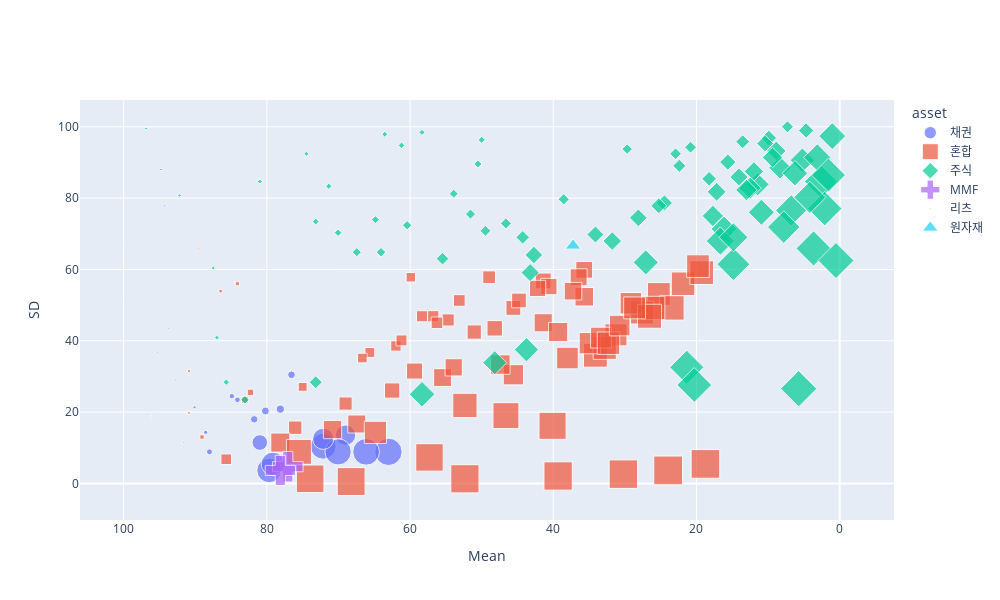

The notebook cell this image was saved under:
### Code cell
import plotly.graph_objects as go

category = 'asset'
scale_marker_size = 0.15

# Custom color map
color_map = ['#636EFA', '#EF553B', '#00CC96', '#AB63FA', '#FFA15A', '#19D3F3', '#FF6692', '#B6E880', '#FF97FF', '#FECB52']

# Get unique categories for color & symbol mapping
unique_categories = df[category].unique()
symbol_map = {cat: i for i, cat in enumerate(unique_categories)}

# Create traces for each category
traces = []
for i, cat in enumerate(unique_categories):
    df_filtered = df[df[category] == cat]
    
    trace = go.Scatter(
        x=df_filtered['mean'],
        y=df_filtered['sd'],
        customdata=df_filtered[['name', 'hdi_3%', 'hdi_97%']].values,
        mode='markers',
        marker=dict(
            #size=df_filtered['sharpe'].clip(upper=30),  # Set a max size for markers
            size=df_filtered['sharpe'] * scale_marker_size,
            color=color_map[i % len(color_map)],  # Assign a unique color per category
            symbol=symbol_map[cat]  # Assign a unique symbol per category
        ),
        name=cat,  # Legend entry
        hovertemplate=(
            "%{customdata[0]}<br>" +
            "수익률 순위(%): 평균 %{x:.0f}, 편차 %{y:.0f}<br>"
            "수익률 구간: %{customdata[1]} ~ %{customdata[2]}<extra></extra>"
        )
    )
    
    traces.append(trace)

# Define layout with reversed x-axis and set figure size
layout = go.Layout(
    xaxis=dict(title='Mean', autorange='reversed'),  # Reverse x-axis
    yaxis=dict(title='SD'),
    hovermode='closest',
    legend=dict(title=category),
    width=1000,  # Set figure width
    height=600  # Set figure height
)

# Create and show figure
fig = go.Figure(data=traces, layout=layout)
fig.show()

### Figure 1 — Plotly figure (JSON) as saved in the notebook; plotly's stock layout.template omitted (floating-point values rounded to 4 significant figures; data arrays with more than 128 entries replaced by an {"elided": "..."} marker saying what was removed)
{"data": [{"customdata": [["한국투자크레딧포커스ESG증권자투자신탁 1(채권)(C-e)", 0.029, 0.131], ["AB글로벌고수익증권투자신탁(채권-재간접형)종류형Ce", -0.107, 0.214], ["AB글로벌고수익증권투자신탁(채권-재간접형)종류형Ce-P", -0.107, 0.158], ["한국투자크레딧포커스ESG증권자투자신탁 1(채권)(C-Pe)", -0.019, 0.141], ["삼성클래식연금증권전환형투자신탁 1[채권]Ce", -0.041, 0.059], ["우리하이플러스채권증권자투자신탁 1(채권)ClassC-P1e", 0.004, 0.11], ["키움더드림단기채증권투자신탁[채권]C-Pe", 0.023, 0.125], ["교보악사Tomorrow장기우량증권투자신탁K-1(채권)ClassC-P2e", -0.077, 0.135], ["유진챔피언단기채증권자투자신탁(채권)ClassC-Pe", 0.011, 0.112], ["유진챔피언중단기채증권자투자신탁(채권)ClassC-Pe", -0.009, 0.133], ["우리PIMCO글로벌투자등급자투자신탁[채권_재간접형](H)ClassPe2", -0.267, 0.176], ["이스트스프링개인신종MMF 1[국공채]클래스C-P2(연금저축)E", -0.005, 0.072], ["NH-Amundi국채10년인덱스증권자투자신탁[채권]Class C-P1e(연금저축)", -0.182, 0.134], ["피델리티미달러채권증권자투자신탁H(채권-재간접형)종류PRS-e", -0.187, -0.103], ["한국밸류10년투자연금증권전환형자투자신탁 1(채권)종류C-E", -0.022, 0.084], ["미래에셋개인전용MMF 1(국공채)종류C-Pe", -0.004, 0.076], ["미래에셋라이프사이클7090연금증권전환형자투자신탁 1(채권)종류C-e", -0.118, 0.123], ["한국투자골드플랜연금증권전환형투자신탁 1(국공채)(C-e)", -0.079, 0.094], ["하나인Best연금증권자투자신탁 1[채권]", -0.081, 0.158], ["하나인Best연금증권투자신탁 1[국공채]", -0.086, 0.148], ["피델리티연금아시아하이일드증권전환형자투자신탁(채권-재간접형)종류C-e", -0.496, 0.385], ["미래에셋글로벌다이나믹연금증권전환형자투자신탁 1(채권)종류C-e", -0.11, 0.152]], "hovertemplate": "%{customdata[0]}<br>수익률 순위(%): 평균 %{x:.0f}, 편차 %{y:.0f}<br>수익률 구간: %{customdata[1]} ~ %{customdata[2]}<extra></extra>", "marker": {"color": "#636EFA", "size": [27.3, 7.65, 5.4, 20.4, 6, 25.8, 26.7, 7.5, 26.25, 21.15, 1.65, 24.6, 1.95, 0.15, 15.6, 23.4, 3.15, 4.2, 8.25, 7.95, 2.1, 5.7], "symbol": 0}, "mode": "markers", "name": "채권", "type": "scatter", "x": [63.02, 76.56, 84.9, 69.01, 88.02, 72.14, 66.15, 81.77, 70.05, 72.14, 93.75, 79.69, 92.71, 97.92, 80.99, 79.17, 90.1, 88.54, 78.12, 80.21, 94.27, 84.11], "y": [8.854, 30.47, 24.48, 13.54, 8.854, 10.42, 8.854, 17.97, 8.854, 12.5, 43.49, 3.646, 29.17, 6.25, 11.46, 5.469, 21.35, 14.32, 20.83, 20.31, 77.86, 23.44]}, {"customdata": {"elided": "78x3 mixed values"}, "hovertemplate": "%{customdata[0]}<br>수익률 순위(%): 평균 %{x:.0f}, 편차 %{y:.0f}<br>수익률 구간: %{customdata[1]} ~ %{customdata[2]}<extra></extra>", "marker": {"color": "#EF553B", "size": [15.3, 22.8, 23.85, 20.25, 23.55, 21.6, 11.7, 22.95, 10.35, 19.5, 17.85, 22.05, 16.8, 15.9, 12.75, 14.85, 12.15, 14.7, 23.1, 21.3, 17.25, 20.85, 16.95, 23.7, 10.95, 22.65, 22.5, 24.45, 16.05, 18.15, 14.25, 23.25, 20.55, 19.2, 21.45, 16.35, 16.2, 18.45, 17.55, 4.05, 8.85, 25.95, 4.35, 0.9, 13.2, 27.45, 28.2, 28.5, 28.8, 28.65, 28.35, 27.9, 2.55, 13.35, 11.25, 9.45, 2.85, 18.3, 19.05, 9.9, 24, 21.9, 18, 24.9, 3.45, 1.8, 24.3, 10.65, 11.1, 9.6, 6.45, 27.6, 0.75, 27.07, 22.2, 15.45, 6.675, 11.55], "symbol": 1}, "mode": "markers", "name": "혼합", "type": "scatter", "x": [62.5, 25.26, 34.11, 45.57, 21.88, 38.02, 53.12, 27.6, 61.98, 47.4, 55.47, 31.25, 35.68, 41.41, 48.96, 45.57, 54.69, 44.79, 32.81, 34.9, 53.91, 33.33, 36.46, 19.27, 61.2, 19.79, 32.29, 23.44, 59.38, 41.41, 51.04, 26.04, 30.73, 39.32, 29.17, 40.62, 42.19, 35.68, 37.24, 84.11, 75, 46.61, 89.06, 96.09, 69.01, 57.29, 52.34, 30.21, 23.96, 18.75, 39.32, 68.23, 90.89, 76.04, 56.77, 59.9, 90.89, 70.83, 78.12, 65.62, 26.56, 28.65, 67.45, 75.52, 86.46, 91.67, 52.34, 85.68, 58.33, 66.67, 82.29, 73.96, 96.09, 40.1, 64.84, 48.18, 83.07, 56.25], "y": [26.04, 53.12, 35.94, 30.47, 55.99, 35.16, 51.3, 47.92, 38.54, 33.33, 29.69, 41.67, 59.9, 56.77, 57.81, 49.22, 45.83, 51.3, 38.02, 39.32, 32.55, 40.89, 57.81, 59.11, 40.1, 60.94, 39.32, 49.22, 31.51, 45.05, 42.45, 49.22, 44.27, 42.45, 50.52, 55.21, 54.69, 52.34, 53.91, 55.99, 27.08, 19.01, 13.02, 19.01, 22.4, 7.292, 1.302, 2.604, 3.646, 5.469, 2.083, 0.5208, 19.79, 15.62, 46.88, 57.81, 31.51, 15.1, 11.46, 36.72, 46.88, 49.22, 16.67, 8.854, 53.91, 11.46, 21.88, 6.771, 46.88, 35.16, 25.52, 1.302, 17.97, 16.15, 14.32, 43.49, 23.44, 45.05]}, {"customdata": {"elided": "87x3 mixed values"}, "hovertemplate": "%{customdata[0]}<br>수익률 순위(%): 평균 %{x:.0f}, 편차 %{y:.0f}<br>수익률 구간: %{customdata[1]} ~ %{customdata[2]}<extra></extra>", "marker": {"color": "#00CC96", "size": [9.75, 12.45, 16.5, 7.2, 10.2, 12, 24.15, 14.55, 26.4, 19.95, 11.85, 13.5, 18.75, 28.05, 18.6, 18.9, 4.65, 10.8, 2.25, 7.8, 8.55, 17.4, 25.65, 6.675, 6.15, 17.7, 20.1, 26.55, 12.9, 14.1, 7.35, 12.3, 12.6, 8.4, 8.1, 7.05, 21, 2.4, 3.75, 0.45, 19.8, 5.1, 3.6, 15, 19.35, 26.1, 24.75, 5.25, 1.05, 6.9, 25.35, 20.7, 10.5, 9.15, 0.6, 6.3, 15.15, 1.5, 1.35, 4.5, 17.1, 11.4, 27.07, 27.75, 10.05, 4.95, 15.75, 9.3, 19.65, 3.3, 5.85, 1.2, 14.4, 4.8, 5.55, 2.7, 13.05, 13.95, 16.65, 21.75, 22.35, 3.9, 26.85, 13.65, 9, 8.7, 25.05], "symbol": 2}, "mode": "markers", "name": "주식", "type": "scatter", "x": [55.47, 24.48, 17.71, 60.42, 22.4, 9.896, 6.771, 17.19, 21.35, 16.15, 4.688, 42.71, 43.75, 5.729, 48.18, 5.208, 58.33, 13.54, 94.79, 51.56, 46.61, 8.333, 2.604, 83.07, 64.84, 11.46, 10.94, 2.083, 10.42, 14.06, 64.06, 25.26, 15.62, 49.48, 29.69, 67.45, 3.125, 96.88, 80.99, 100, 58.33, 61.2, 86.98, 11.98, 27.08, 1.562, 4.167, 73.18, 98.96, 53.91, 14.84, 1.042, 44.27, 20.83, 99.48, 50.52, 8.854, 93.23, 95.31, 63.54, 12.5, 18.23, 3.646, 0.5208, 73.18, 85.68, 9.375, 7.292, 6.25, 87.5, 70.05, 97.4, 31.77, 71.35, 50, 92.19, 34.11, 43.23, 13.02, 16.67, 14.84, 74.48, 20.31, 28.12, 22.92, 38.54, 7.812], "y": [63.02, 78.65, 75, 72.4, 89.06, 96.88, 76.56, 81.77, 32.55, 71.35, 98.96, 64.06, 37.5, 26.56, 33.85, 90.62, 98.44, 95.83, 88.02, 75.52, 72.92, 88.54, 84.64, 23.44, 73.96, 83.85, 76.04, 77.08, 95.31, 85.94, 64.84, 77.86, 90.1, 70.83, 93.75, 64.84, 91.41, 99.48, 84.64, 67.19, 25, 94.79, 40.89, 87.5, 61.98, 86.46, 80.21, 73.44, 79.17, 81.25, 61.46, 97.4, 69.01, 94.27, 52.34, 89.58, 93.23, 34.38, 36.72, 97.92, 82.81, 85.42, 65.89, 62.5, 28.39, 28.39, 91.41, 100, 86.98, 60.42, 70.31, 63.54, 67.97, 83.33, 96.35, 80.73, 69.79, 59.11, 82.29, 67.97, 69.01, 92.45, 27.6, 74.48, 92.45, 79.69, 71.88]}, {"customdata": [["하나신종MMF(S-26)ClassC-PE", 0.002, 0.082], ["하나클래스원신종MMF(S-36)ClassC-PE", 0.001, 0.075]], "hovertemplate": "%{customdata[0]}<br>수익률 순위(%): 평균 %{x:.0f}, 편차 %{y:.0f}<br>수익률 구간: %{customdata[1]} ~ %{customdata[2]}<extra></extra>", "marker": {"color": "#AB63FA", "size": [25.5, 25.2], "symbol": 3}, "mode": "markers", "name": "MMF", "type": "scatter", "x": [77.08, 78.12], "y": [4.688, 3.646]}, {"customdata": [["하나글로벌리츠부동산자투자신탁[재간접형]ClassC-PE", -0.319, 0.288], ["하나글로벌리츠온리원부동산자투자신탁[재간접형]ClassC-PE", -0.281, -0.079]], "hovertemplate": "%{customdata[0]}<br>수익률 순위(%): 평균 %{x:.0f}, 편차 %{y:.0f}<br>수익률 구간: %{customdata[1]} ~ %{customdata[2]}<extra></extra>", "marker": {"color": "#FFA15A", "size": [3, 0.3], "symbol": 4}, "mode": "markers", "name": "리츠", "type": "scatter", "x": [89.58, 98.44], "y": [65.89, 17.19]}, {"customdata": [["이스트스프링골드리치특별자산투자신탁[금-파생형]클래스C-P2(연금저축)E", -0.14, 0.448]], "hovertemplate": "%{customdata[0]}<br>수익률 순위(%): 평균 %{x:.0f}, 편차 %{y:.0f}<br>수익률 구간: %{customdata[1]} ~ %{customdata[2]}<extra></extra>", "marker": {"color": "#19D3F3", "size": [13.8], "symbol": 5}, "mode": "markers", "name": "원자재", "type": "scatter", "x": [37.24], "y": [66.67]}], "layout": {"height": 600, "hovermode": "closest", "legend": {"title": {"text": "asset"}}, "width": 1000, "xaxis": {"autorange": true, "range": [106.1, -7.589], "title": {"text": "Mean"}, "type": "linear"}, "yaxis": {"autorange": true, "range": [-10.26, 107.5], "title": {"text": "SD"}, "type": "linear"}}}
